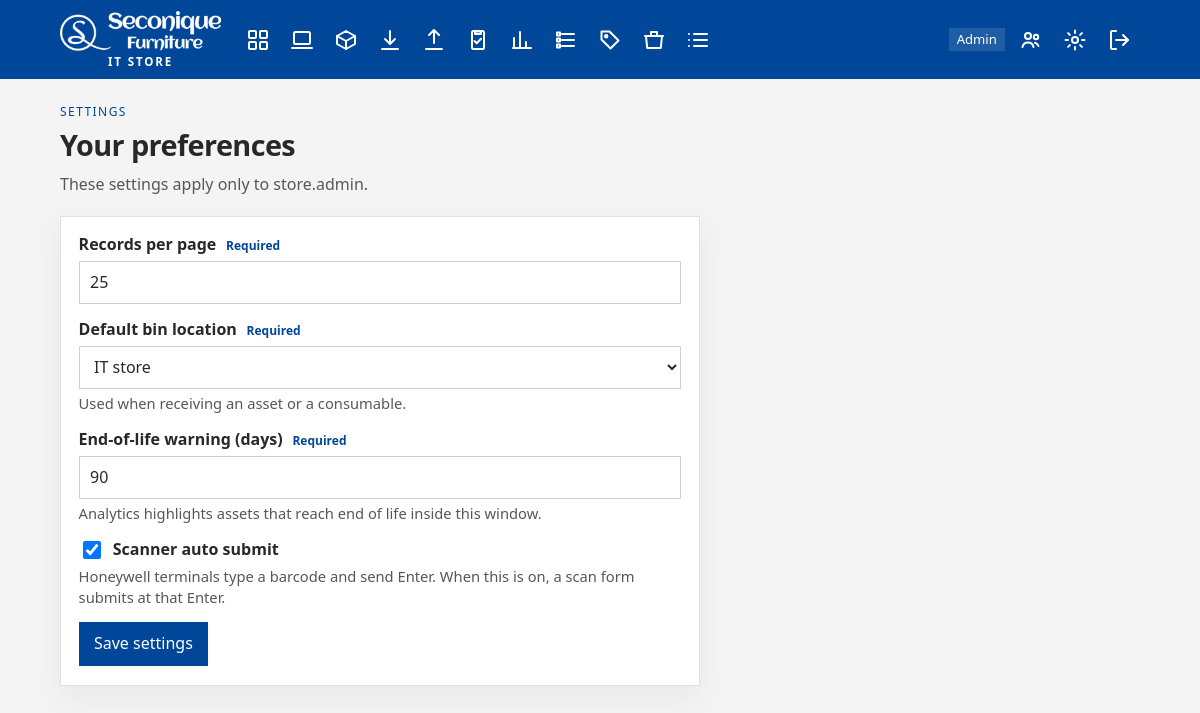
/settings/ (signed in), run on the app's committed database.
### stockroom/models.py (models this page shows, shortened)
class UserSetting(models.Model):
    user = models.OneToOneField(
        settings.AUTH_USER_MODEL,
        on_delete=models.CASCADE,
        primary_key=True,
        related_name="stock_settings",
    )
    records_per_page = models.PositiveSmallIntegerField(default=25)
    default_location = models.CharField(
        "default bin location",
        max_length=100,
        blank=True,
        default="Main Store",
    )
    eol_warning_days = models.PositiveSmallIntegerField(default=90)
    scanner_auto_submit = models.BooleanField(
        default=True,
        help_text="Honeywell terminals type a barcode and send Enter. When this is on, a scan form submits at that Enter.",
    )
    class Meta:
        db_table = "settings"

### stockroom/views/settings.py (the view)
# urls.py: path("settings/", settings.user_settings, name="user_settings"),
@login_required
def user_settings(request):
    prefs = get_settings(request.user)
    if request.method == "POST":
        form = UserSettingForm(request.POST, instance=prefs)
        if form.is_valid():
            form.save()
            messages.success(request, "Your settings have been saved.")
            return redirect("user_settings")
    else:
        form = UserSettingForm(instance=prefs)
    return render(request, "stockroom/settings.html", {"form": form})

### stockroom/forms.py
class UserSettingForm(StyledModelForm):
    records_per_page = forms.IntegerField(
        min_value=5,
        max_value=100,
        label="Records per page",
        widget=forms.NumberInput(attrs={"min": 5, "max": 100}),
    )
    default_location = forms.ChoiceField(
        label="Default bin location",
        help_text="Used when receiving an asset or a consumable.",
    )
    eol_warning_days = forms.IntegerField(
        min_value=0,
        max_value=3650,
        label="End-of-life warning (days)",
        widget=forms.NumberInput(attrs={"min": 0, "max": 3650}),
        help_text="Analytics highlights assets that reach end of life inside this window.",
    )
    class Meta:
        model = UserSetting
        fields = [
            "records_per_page",
            "default_location",
            "eol_warning_days",
            "scanner_auto_submit",
        ]
    def __init__(self, *args, **kwargs):
        super().__init__(*args, **kwargs)
        current = ""
        if getattr(self.instance, "pk", None):
            current = self.instance.default_location or ""
        self.fields["default_location"].choices = location_choices(current)

### stockroom/context_processors.py (called while the page is built)
def stockroom_context(request):
    user = request.user
    if not user.is_authenticated:
        return {"scanner_auto_submit": True, "store_role": None}
    prefs = get_settings(user)
    return {
        "store_role": primary_role(user),
        "is_store_admin": has_role(user, (ADMIN,)),
        "is_operational": has_role(user, OPERATIONAL),
        "can_report": has_role(user, REPORTING_ACCESS),
        "scanner_auto_submit": prefs.scanner_auto_submit,
        "store_settings": prefs,
    }

### stockroom/forms.py (called while the page is built)
def _style(form):
    for field in form.fields.values():
        css = field.widget.attrs.get("class", "")
        if "input" not in css.split():
            field.widget.attrs["class"] = f"{css} input".strip()
    return form

def location_choices(current=""):
    names = list(BinLocation.objects.order_by("name").values_list("name", flat=True))
    if current and current not in names:
        names.append(current)
        names.sort(key=str.casefold)
    if not names:
        return [("", "Add a bin location first")]
    return [("", "Select a bin location")] + [(name, name) for name in names]

### stockroom/models.py (called while the page is built)
def get_settings(user):
    setting, _created = UserSetting.objects.get_or_create(user=user)
    return setting

### stockroom/roles.py (called while the page is built)
def has_role(user, roles):
    return bool(role_names(user) & set(roles))

### stockroom/templates/stockroom/settings.html (shortened to what this page needs)
{% extends "stockroom/base.html" %}
{% block content %}
<header class="page-head">
  <div>
    <p class="eyebrow">Settings</p>
    <h1>Your preferences</h1>
    <p class="lede">These settings apply only to {{ request.user.get_username }}.</p>
  </div>
</header>
<form class="panel form-card" method="post" data-validate data-confirm="Save your settings?">
  {% for field in form %}
    {% include "stockroom/partials/field.html" with field=field %}
  {% endfor %}
  <button class="btn btn-primary" type="submit">Save settings</button>
</form>
{% endblock %}

### stockroom/templates/stockroom/base.html (shortened to what this page needs)
<!DOCTYPE html>
<html lang="en-GB">
<head>
  {% load static %}
  <link rel="stylesheet" href="{% static 'stockroom/css/app.css' %}?v=14">
</head>
<body class="{% block body_class %}{% endblock %}" data-scanner-submit="{{ scanner_auto_submit|yesno:'true,false' }}">
  {% block nav %}
  <header class="topbar">
    <div class="topbar-inner">
      <a class="brand" href="{% url 'home' %}">
        <img src="{% static 'stockroom/img/seconique-logo-white.png' %}?v=2" alt="Seconique Furniture">
        <small>IT Store</small>
      </a>
      <nav class="nav" aria-label="Primary">
        {% if is_operational %}
          <a href="{% url 'dashboard' %}" aria-label="Dashboard" >{% include "stockroom/partials/icon.html" with icon="dashboard" %}</a>
          <a href="{% url 'asset_list' %}" aria-label="Assets" >{% include "stockroom/partials/icon.html" with icon="assets" %}</a>
          <a href="{% url 'consumable_list' %}" aria-label="Consumables" >{% include "stockroom/partials/icon.html" with icon="consumables" %}</a>
          <a href="{% url 'goods_in' %}" aria-label="Goods in" >{% include "stockroom/partials/icon.html" with icon="goods-in" %}</a>
          <a href="{% url 'goods_out' %}" aria-label="Goods out" >{% include "stockroom/partials/icon.html" with icon="goods-out" %}</a>
          <a href="{% url 'stocktake_home' %}" aria-label="Stocktake" >{% include "stockroom/partials/icon.html" with icon="stocktake" %}</a>
        {% endif %}
        {% if can_report %}
          <a href="{% url 'analytics' %}" aria-label="Analytics" >{% include "stockroom/partials/icon.html" with icon="analytics" %}</a>
        {% endif %}
        {% if is_operational or can_report %}
          <a href="{% url 'store_contents' %}" aria-label="Store list" >{% include "stockroom/partials/icon.html" with icon="contents" %}</a>
          <a href="{% url 'attribute_report' %}" aria-label="Attributes" >{% include "stockroom/partials/icon.html" with icon="attributes" %}</a>
          {% if is_store_admin %}
            <a href="{% url 'bin_location_list' %}" aria-label="Bin locations" >{% include "stockroom/partials/icon.html" with icon="bins" %}</a>
          {% endif %}
          <a href="{% url 'usage_list' %}" aria-label="Usage" >{% include "stockroom/partials/icon.html" with icon="usage" %}</a>
        {% endif %}
      </nav>
      <div class="account">
        {% if store_role %}<span class="role">{{ store_role }}</span>{% endif %}
        {% if is_store_admin %}
          <a class="icon-btn" href="{% url 'user_list' %}" aria-label="Users" >{% include "stockroom/partials/icon.html" with icon="users" %}</a>
        {% endif %}
        <a class="icon-btn" href="{% url 'user_settings' %}" aria-label="Settings">{% include "stockroom/partials/icon.html" with icon="settings" %}<span class="nav-tip">Settings</span></a>
        <form method="post" action="{% url 'logout' %}">
          <button type="submit" class="icon-btn" aria-label="Sign out">{% include "stockroom/partials/icon.html" with icon="sign-out" %}<span class="nav-tip">Sign out</span></button>
        </form>
      </div>
    </div>
  </header>
  {% endblock %}
  <main class="page">
    {% block content %}{% endblock %}
  </main>
</body>
</html>

### stockroom/templates/stockroom/partials/field.html (shortened to what this page needs)
<div class="field{% if field.errors %} is-invalid{% endif %}">
  {% if field.widget_type == "checkbox" %}
    <div class="check">
      {{ field }}
      <label for="{{ field.id_for_label }}">{{ field.label }}</label>
    </div>
  {% else %}
    <label for="{{ field.id_for_label }}">
      {{ field.label }}
      <span class="req"{% if not field.field.required %} hidden{% endif %}>Required</span>
    </label>
    {{ field }}
  {% endif %}
  {% if field.help_text %}<p class="help">{{ field.help_text }}</p>{% endif %}
</div>

### stockroom/static/stockroom/css/app.css (style rules this page uses)
:root { --ink: #282828; --muted: #575757; --paper: #f4f4f4; --panel: #ffffff; --line: #e1e1e1; --pine: #004699; --pine-deep: #00356e; --copper: #004699; --copper-soft: #e0eaec; --good: #1f7a4d; --good-soft: #e5f3eb; --warn: #8a5a12; --warn-soft: #f8efd8; --bad: #b30000; --bad-soft: #f8e4e2; --shadow: 0 12px 30px rgba(0, 35, 80, 0.06); color: var(--ink); background: var(--paper); font-family: "Segoe UI", "Avenir Next", sans-serif; line-height: 1.45; }
* { box-sizing: border-box; }
body { margin: 0; min-height: 100vh; }
a { color: var(--pine); }
h1, h2 { font-weight: 650; letter-spacing: -0.02em; margin: 0; }
h1 { font-size: 1.8rem; }
.topbar { background: var(--pine); color: #ffffff; position: sticky; top: 0; z-index: 30; }
.topbar a { color: inherit; text-decoration: none; }
.topbar-inner { max-width: 1120px; margin: 0 auto; padding: 0.7rem 1.25rem; display: flex; gap: 1rem; align-items: center; flex-wrap: wrap; }
.brand { display: flex; flex-direction: column; align-items: center; gap: 0.2rem; }
.brand img { height: 42px; width: auto; display: block; }
.brand small { color: #ffffff; letter-spacing: 0.16em; text-transform: uppercase; font-size: 0.72rem; font-weight: 700; line-height: 1; }
.nav, .account { display: flex; flex-wrap: wrap; gap: 0.15rem; align-items: center; }
.account { margin-left: auto; }
.nav a, .icon-btn { position: relative; display: inline-flex; align-items: center; justify-content: center; width: 2.6rem; height: 2.6rem; padding: 0; border: 0; border-radius: 6px; background: transparent; color: #ffffff; cursor: pointer; }
.role { background: rgba(255, 255, 255, 0.12); padding: 0.15rem 0.5rem; font-size: 0.82rem; margin-right: 0.2rem; }
.page { max-width: 1120px; margin: 0 auto; padding: 1.5rem 1.25rem 3rem; }
.page-head, .form-actions, .page-actions { display: flex; gap: 1rem; justify-content: space-between; align-items: flex-start; flex-wrap: wrap; }
.page-head { margin-bottom: 1.25rem; }
.eyebrow { text-transform: uppercase; letter-spacing: 0.12em; font-size: 0.75rem; color: var(--copper); margin: 0 0 0.25rem; }
.lede { color: var(--muted); margin: 0.4rem 0 0; }
.panel, .auth-card, .choice { background: var(--panel); border: 1px solid var(--line); box-shadow: var(--shadow); }
.panel { padding: 1rem 1.1rem 1.2rem; margin-bottom: 1rem; }
.form-card { max-width: 40rem; }
.field { margin-bottom: 0.85rem; }
.field label { display: block; font-weight: 650; margin-bottom: 0.3rem; }
.req { color: var(--copper); font-size: 0.75rem; font-weight: 600; margin-left: 0.35rem; }
.input, select.input, textarea.input { width: 100%; min-height: 2.7rem; padding: 0.45rem 0.65rem; border: 1px solid #d1d1d1; background: white; color: var(--ink); font: inherit; }
.input[type="checkbox"] { width: 1.15rem; height: 1.15rem; min-height: 0; }
.check { display: flex; gap: 0.55rem; align-items: center; }
.check label { margin: 0; }
.help { color: var(--muted); margin: 0.25rem 0 0; font-size: 0.92rem; }
.btn { display: inline-flex; align-items: center; justify-content: center; min-height: 2.7rem; padding: 0.4rem 0.9rem; border: 1px solid transparent; font: inherit; cursor: pointer; text-decoration: none; }
.btn-primary { background: var(--copper); color: white; }

### data on the page
UserSetting: form "25" "IT store" "90", form "☑"

### other printed values
{{ store_role }} "Admin"
{{ request.user.get_username }} "store.admin"
{{ field.label }} "Records per page" "Default bin location" "End-of-life warning (days)"
{{ field.help_text }} "Used when receiving an asset or a consumable." "Analytics highlights assets that reach end of life inside this window." "Honeywell terminals type a barcode and send Enter. When this is on, a scan form submits at that Enter."
{{ field.label }} "Scanner auto submit"
